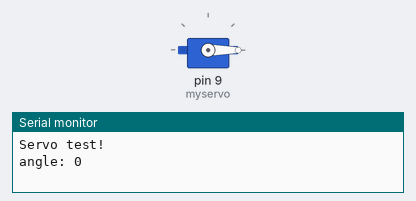
Simulated run of this sketch. Board: Arduino Uno, built with avr-gcc and run on an emulated ATmega328P. Parts: servo, the last lines printed to the serial monitor.

Above: at 0.05 s.
At 3.0 s:
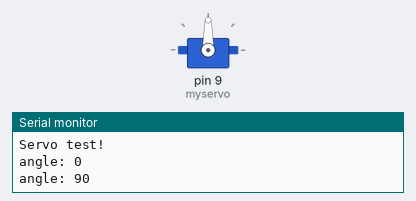
At 6.0 s:
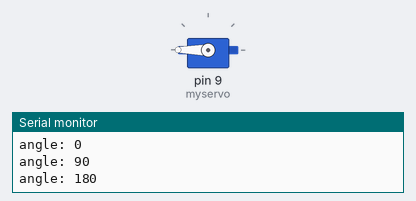
Timing chart, 0 to 7.8 s (numbered marks = the images above):
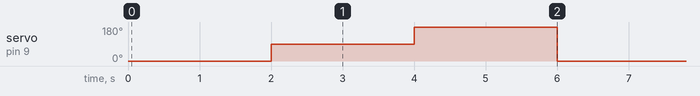

The sketch:

servo.ino
```cpp
/*
 Controlling a servo position
*/

#include <Servo.h>

Servo myservo;  // create servo object to control a servo

void setup() {
  Serial.begin(9600);
  Serial.println("Servo test!");

  myservo.attach(9);  // attaches the servo on pin 9 to the servo object
}

void rotate(int angle) {
  Serial.print("angle: ");
  Serial.println(angle);
  myservo.write(angle);   // sets the servo position according to the scaled value

  delay(2000);            // waits for the servo to get there
}

void loop() {
  rotate(0);
  rotate(90);
  rotate(180);
}
```

Measured:
- by itself, servo on pin 9 (myservo): repeats every 6.0 s: 180° 2.0 s, 0° 2.0 s, 90° 2.0 s
